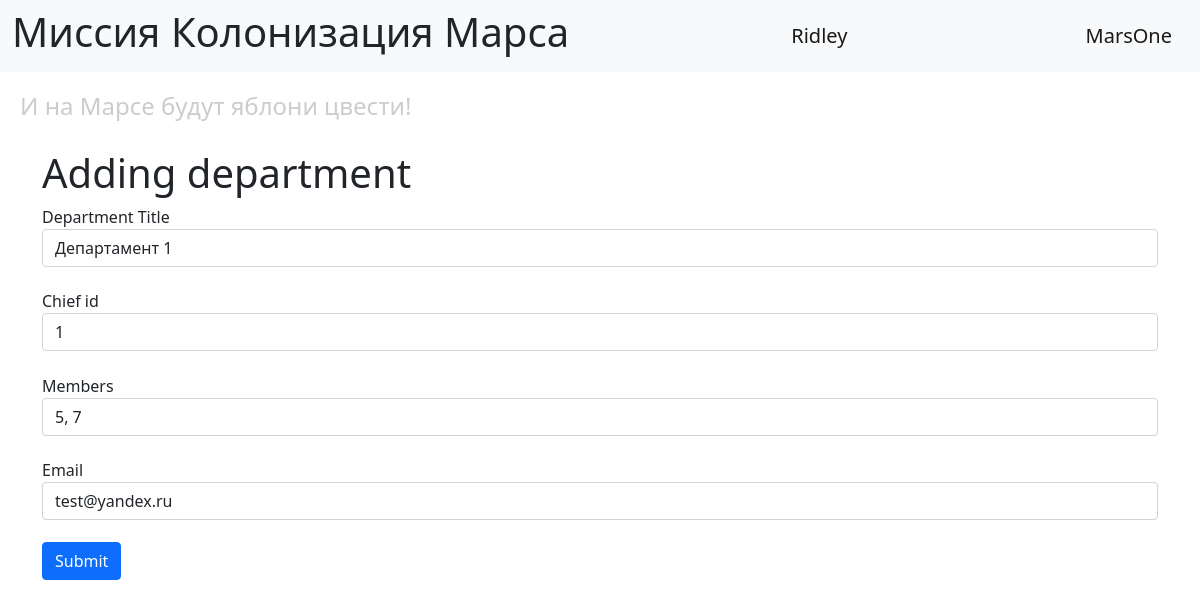
Page /edit-department/1 (signed in) on the earlier database version.
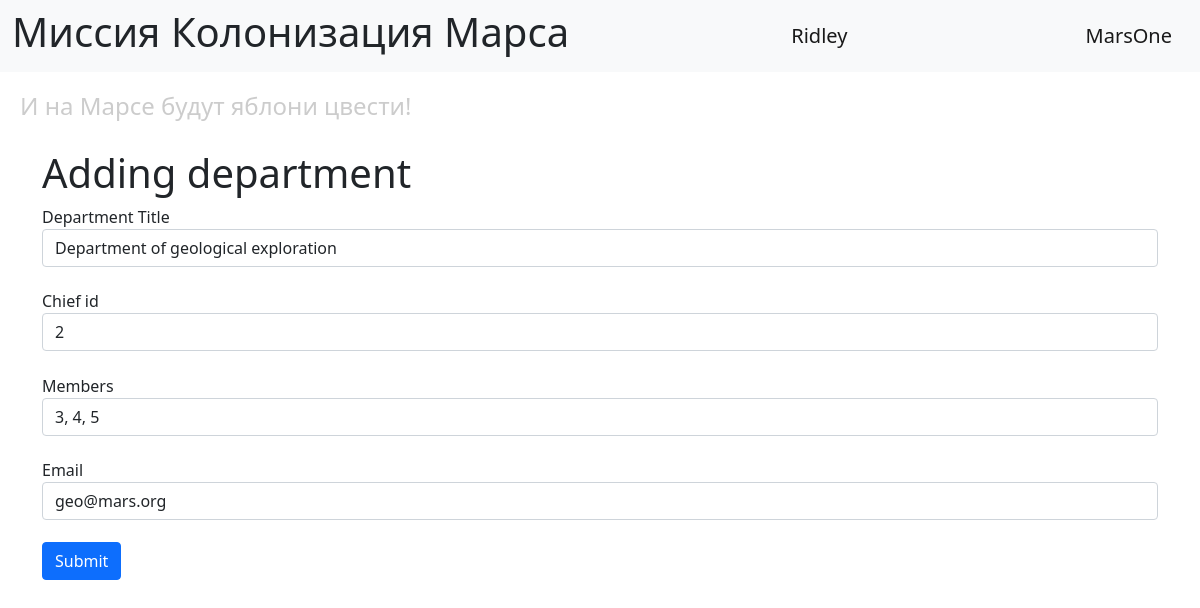
Same page on the later database version.
### data/departments.py (models this page shows, shortened)
class Department(SqlAlchemyBase):  # SqlAlchemyBase Доступно в задании
    __tablename__ = 'departments'
    id = sa.Column(sa.Integer, primary_key=True, autoincrement=True)
    title = sa.Column(sa.String)
    chief_id = sa.Column(sa.Integer, sa.ForeignKey('users.id'))
    chief = orm.relationship("User")
    members = sa.Column(sa.String)
    email = sa.Column(sa.String, unique=True)

### main.py (the view, shortened to what this page needs)
@app.route("/edit-department/<int:department_id>", methods=["GET", "POST"])
@login_required
def edit_department(department_id):
    form = AddDepartmentForm()
    if request.method == "GET":
        db_sess = db_session.create_session()
        department = db_sess.query(Department).filter(Department.id == department_id) \
            .filter((Department.chief == current_user) | (current_user.id == 1)).first()
        if department:
            form.title.data = department.title
            form.chief_id.data = department.chief_id
            form.members.data = department.members
            form.email.data = department.email
        else:
            abort(404)
    return render_template("add_department.html", title="Изменить работу", form=form)

### forms/departments.py
class AddDepartmentForm(FlaskForm):
    title = StringField('Department Title', validators=[DataRequired()])
    chief_id = IntegerField('Chief id', validators=[DataRequired()])
    members = StringField('Members', validators=[DataRequired()])
    email = StringField('Email', validators=[DataRequired()])
    submit = SubmitField('Submit')

### data/db_session.py (called while the page is built)
def create_session() -> Session:
    global __factory
    return __factory()

### main.py (called while the page is built)
@login_manager.user_loader
def load_user(user_id):
    db_sess = db_session.create_session()
    return db_sess.get(User, user_id)

### templates/add_department.html (shortened to what this page needs)
{% extends 'base.html' %}
{% block content %}
<h1>Adding department</h1>
<form action="" method="post">
        {{ form.title.label }}
        {{ form.title(class="form-control") }}
        {{ form.chief_id.label }}
        {{ form.chief_id(class="form-control") }}
        {{ form.members.label }}
        {{ form.members(class="form-control") }}
        {{ form.email.label }}
        {{ form.email(class="form-control", type="email") }}
    <div class="form-group">{{ form.submit(type="submit", class="btn btn-primary") }}</div>
</form>
{% endblock %}

Differences in the rows shown:
changed Department: title "Департамент 1" → "Department of geological exploration"; chief_id "1" → "2"; members "5, 7" → "3, 4, 5"; email "test@yandex.ru" → "geo@mars.org"
